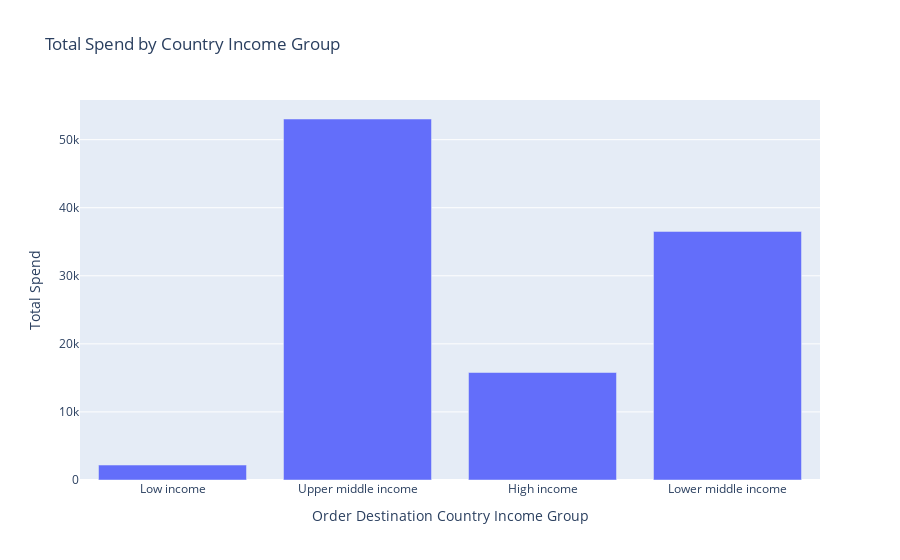

The notebook cell saved with this chart:
### Code cell
fig = px.bar(spend_by_incomegroup, x='incomegroup', y='totalspend',
             title = 'Total Spend by Country Income Group',
             labels={
                     "incomegroup": "Order Destination Country Income Group",
                     "totalspend": "Total Spend"
            })
fig.show()

### Figure 1 — Plotly figure (JSON) as saved in the notebook; plotly's stock layout.template omitted (floating-point values rounded to 4 significant figures)
{"data": [{"alignmentgroup": "True", "hovertemplate": "Order Destination Country Income Group=%{x}<br>Total Spend=%{y}<extra></extra>", "legendgroup": "", "marker": {"color": "#636efa", "pattern": {"shape": ""}}, "name": "", "offsetgroup": "", "orientation": "v", "showlegend": false, "textposition": "auto", "type": "bar", "x": ["Low income", "Upper middle income", "High income", "Lower middle income"], "xaxis": "x", "y": [2195.0, 53040.0, 15790.0, 36520.0], "yaxis": "y"}], "layout": {"barmode": "relative", "legend": {"tracegroupgap": 0}, "title": {"text": "Total Spend by Country Income Group"}, "xaxis": {"anchor": "y", "domain": [0, 1], "title": {"text": "Order Destination Country Income Group"}}, "yaxis": {"anchor": "x", "domain": [0, 1], "title": {"text": "Total Spend"}}}}
